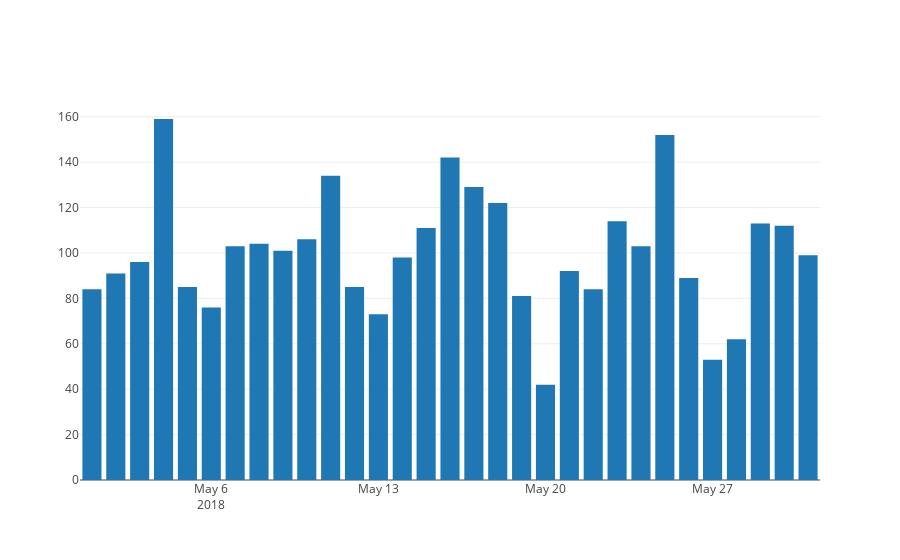

Notebook code cell kept with this figure:
### Code cell
data = [trace9]
layout = go.Layout(
    barmode='stack'
)

fig = go.Figure(data=data, layout=layout)
py.offline.iplot(fig)

### Figure 1 — Plotly figure (JSON) as saved in the notebook; plotly's stock layout.template omitted (floating-point values rounded to 4 significant figures)
{"data": [{"name": "Accidents by Date in May", "type": "bar", "uid": "1c737d66-71d6-437b-a9b4-a96a1648f96b", "x": ["2018-05-01", "2018-05-02", "2018-05-03", "2018-05-04", "2018-05-05", "2018-05-06", "2018-05-07", "2018-05-08", "2018-05-09", "2018-05-10", "2018-05-11", "2018-05-12", "2018-05-13", "2018-05-14", "2018-05-15", "2018-05-16", "2018-05-17", "2018-05-18", "2018-05-19", "2018-05-20", "2018-05-21", "2018-05-22", "2018-05-23", "2018-05-24", "2018-05-25", "2018-05-26", "2018-05-27", "2018-05-28", "2018-05-29", "2018-05-30", "2018-05-31"], "y": [84, 91, 96, 159, 85, 76, 103, 104, 101, 106, 134, 85, 73, 98, 111, 142, 129, 122, 81, 42, 92, 84, 114, 103, 152, 89, 53, 62, 113, 112, 99]}], "layout": {"barmode": "stack"}}
